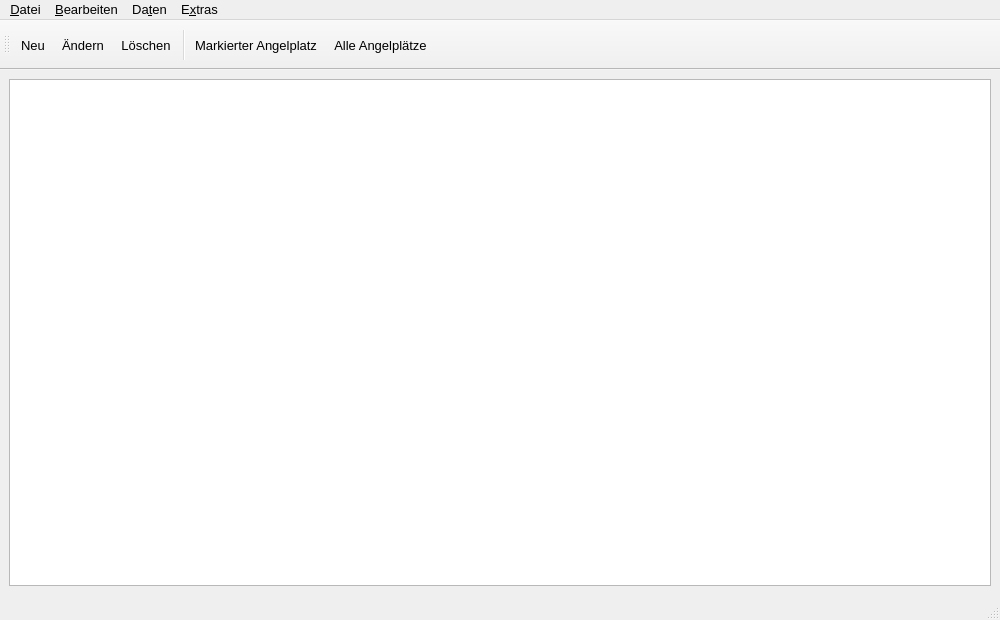
<?xml version="1.0" encoding="UTF-8"?>
<ui version="4.0">
 <class>MainWindow</class>
 <widget class="QMainWindow" name="MainWindow">
  <property name="geometry">
   <rect>
    <x>0</x>
    <y>0</y>
    <width>1000</width>
    <height>620</height>
   </rect>
  </property>
  <property name="sizePolicy">
   <sizepolicy hsizetype="Maximum" vsizetype="Maximum">
    <horstretch>0</horstretch>
    <verstretch>0</verstretch>
   </sizepolicy>
  </property>
  <property name="minimumSize">
   <size>
    <width>0</width>
    <height>0</height>
   </size>
  </property>
  <property name="font">
   <font>
    <pointsize>10</pointsize>
   </font>
  </property>
  <property name="windowTitle">
   <string>Angeltagebuch</string>
  </property>
  <property name="windowIcon">
   <iconset resource="Angeltagebuch.qrc">
    <normaloff>:/appIcon.png</normaloff>:/appIcon.png</iconset>
  </property>
  <widget class="QWidget" name="centralwidget">
   <layout class="QVBoxLayout" name="verticalLayout">
    <item>
     <widget class="QTableView" name="tableView">
      <property name="font">
       <font>
        <pointsize>12</pointsize>
        <bold>true</bold>
       </font>
      </property>
      <property name="styleSheet">
       <string notr="true"/>
      </property>
      <property name="editTriggers">
       <set>QAbstractItemView::NoEditTriggers</set>
      </property>
      <property name="selectionMode">
       <enum>QAbstractItemView::SingleSelection</enum>
      </property>
      <property name="selectionBehavior">
       <enum>QAbstractItemView::SelectRows</enum>
      </property>
      <property name="textElideMode">
       <enum>Qt::ElideMiddle</enum>
      </property>
      <property name="showGrid">
       <bool>true</bool>
      </property>
      <property name="sortingEnabled">
       <bool>true</bool>
      </property>
      <attribute name="horizontalHeaderMinimumSectionSize">
       <number>0</number>
      </attribute>
      <attribute name="horizontalHeaderDefaultSectionSize">
       <number>150</number>
      </attribute>
      <attribute name="horizontalHeaderShowSortIndicator" stdset="0">
       <bool>true</bool>
      </attribute>
      <attribute name="horizontalHeaderStretchLastSection">
       <bool>true</bool>
      </attribute>
      <attribute name="verticalHeaderVisible">
       <bool>false</bool>
      </attribute>
      <attribute name="verticalHeaderMinimumSectionSize">
       <number>0</number>
      </attribute>
      <attribute name="verticalHeaderDefaultSectionSize">
       <number>150</number>
      </attribute>
     </widget>
    </item>
   </layout>
  </widget>
  <widget class="QMenuBar" name="menubar">
   <property name="geometry">
    <rect>
     <x>0</x>
     <y>0</y>
     <width>1000</width>
     <height>28</height>
    </rect>
   </property>
   <widget class="QMenu" name="menuAngelplatz">
    <property name="title">
     <string>&amp;Datei</string>
    </property>
    <addaction name="actionBEenden"/>
   </widget>
   <widget class="QMenu" name="menuBearbeiten">
    <property name="title">
     <string>&amp;Bearbeiten</string>
    </property>
    <addaction name="actionNeu"/>
    <addaction name="actionNdern"/>
    <addaction name="actionLschen"/>
   </widget>
   <widget class="QMenu" name="menuDaten">
    <property name="title">
     <string>Da&amp;ten</string>
    </property>
    <addaction name="actionMarkierterAngelplatz"/>
    <addaction name="actionAlleAngelpltze"/>
   </widget>
   <widget class="QMenu" name="menuExtras">
    <property name="title">
     <string>E&amp;xtras</string>
    </property>
    <widget class="QMenu" name="menuSprache">
     <property name="title">
      <string>&amp;Sprache</string>
     </property>
     <property name="icon">
      <iconset resource="Angeltagebuch.qrc">
       <normaloff>:/languageIcon.png</normaloff>:/languageIcon.png</iconset>
     </property>
     <addaction name="actionDeutsch"/>
     <addaction name="actionEnglisch"/>
    </widget>
    <widget class="QMenu" name="menuHintergrund">
     <property name="title">
      <string>&amp;Hintergrund</string>
     </property>
     <property name="icon">
      <iconset resource="Angeltagebuch.qrc">
       <normaloff>:/hintergrund.png</normaloff>:/hintergrund.png</iconset>
     </property>
     <addaction name="actionWeiss"/>
     <addaction name="actionGelb"/>
     <addaction name="actionGraU"/>
     <addaction name="actionGRn"/>
     <addaction name="actionRot"/>
     <addaction name="actionBlau"/>
    </widget>
    <addaction name="menuSprache"/>
    <addaction name="menuHintergrund"/>
   </widget>
   <addaction name="menuAngelplatz"/>
   <addaction name="menuBearbeiten"/>
   <addaction name="menuDaten"/>
   <addaction name="menuExtras"/>
  </widget>
  <widget class="QStatusBar" name="statusbar">
   <property name="minimumSize">
    <size>
     <width>0</width>
     <height>25</height>
    </size>
   </property>
  </widget>
  <widget class="QToolBar" name="toolBar">
   <property name="minimumSize">
    <size>
     <width>0</width>
     <height>50</height>
    </size>
   </property>
   <property name="maximumSize">
    <size>
     <width>16777215</width>
     <height>50</height>
    </size>
   </property>
   <property name="windowTitle">
    <string>toolBar</string>
   </property>
   <attribute name="toolBarArea">
    <enum>TopToolBarArea</enum>
   </attribute>
   <attribute name="toolBarBreak">
    <bool>false</bool>
   </attribute>
   <addaction name="actionNeu"/>
   <addaction name="actionNdern"/>
   <addaction name="actionLschen"/>
   <addaction name="separator"/>
   <addaction name="actionMarkierterAngelplatz"/>
   <addaction name="actionAlleAngelpltze"/>
  </widget>
  <action name="actionBEenden">
   <property name="icon">
    <iconset resource="Angeltagebuch.qrc">
     <normaloff>:/beenden.png</normaloff>:/beenden.png</iconset>
   </property>
   <property name="text">
    <string>B&amp;eenden</string>
   </property>
   <property name="shortcut">
    <string>Ctrl+Q</string>
   </property>
  </action>
  <action name="actionNeu">
   <property name="icon">
    <iconset resource="Angeltagebuch.qrc">
     <normaloff>:/neu.png</normaloff>:/neu.png</iconset>
   </property>
   <property name="text">
    <string>&amp;Neu...</string>
   </property>
   <property name="shortcut">
    <string>Ctrl+N</string>
   </property>
  </action>
  <action name="actionNdern">
   <property name="icon">
    <iconset resource="Angeltagebuch.qrc">
     <normaloff>:/aendern.png</normaloff>:/aendern.png</iconset>
   </property>
   <property name="text">
    <string>Ä&amp;ndern...</string>
   </property>
   <property name="shortcut">
    <string>Ctrl+E</string>
   </property>
  </action>
  <action name="actionLschen">
   <property name="icon">
    <iconset resource="Angeltagebuch.qrc">
     <normaloff>:/loeschen.png</normaloff>:/loeschen.png</iconset>
   </property>
   <property name="text">
    <string>&amp;Löschen</string>
   </property>
   <property name="shortcut">
    <string>Ctrl+D</string>
   </property>
  </action>
  <action name="actionMarkierterAngelplatz">
   <property name="icon">
    <iconset resource="Angeltagebuch.qrc">
     <normaloff>:/viewOne.png</normaloff>:/viewOne.png</iconset>
   </property>
   <property name="text">
    <string>&amp;Markierter Angelplatz</string>
   </property>
  </action>
  <action name="actionAlleAngelpltze">
   <property name="icon">
    <iconset resource="Angeltagebuch.qrc">
     <normaloff>:/viewAll.png</normaloff>:/viewAll.png</iconset>
   </property>
   <property name="text">
    <string>&amp;Alle Angelplätze</string>
   </property>
  </action>
  <action name="actionDeutsch">
   <property name="checkable">
    <bool>true</bool>
   </property>
   <property name="checked">
    <bool>true</bool>
   </property>
   <property name="text">
    <string>&amp;Deutsch</string>
   </property>
  </action>
  <action name="actionEnglisch">
   <property name="checkable">
    <bool>true</bool>
   </property>
   <property name="text">
    <string>&amp;Englisch</string>
   </property>
  </action>
  <action name="actionWeiss">
   <property name="checkable">
    <bool>true</bool>
   </property>
   <property name="checked">
    <bool>true</bool>
   </property>
   <property name="text">
    <string>&amp;Weiss</string>
   </property>
  </action>
  <action name="actionGelb">
   <property name="checkable">
    <bool>true</bool>
   </property>
   <property name="text">
    <string>&amp;Gelb</string>
   </property>
  </action>
  <action name="actionGraU">
   <property name="checkable">
    <bool>true</bool>
   </property>
   <property name="text">
    <string>Gra&amp;u</string>
   </property>
  </action>
  <action name="actionGRn">
   <property name="checkable">
    <bool>true</bool>
   </property>
   <property name="text">
    <string>Grü&amp;n</string>
   </property>
  </action>
  <action name="actionRot">
   <property name="checkable">
    <bool>true</bool>
   </property>
   <property name="text">
    <string>&amp;Rot</string>
   </property>
  </action>
  <action name="actionBlau">
   <property name="checkable">
    <bool>true</bool>
   </property>
   <property name="text">
    <string>&amp;Blau</string>
   </property>
  </action>
 </widget>
 <resources>
  <include location="Angeltagebuch.qrc"/>
 </resources>
 <connections/>
</ui>
